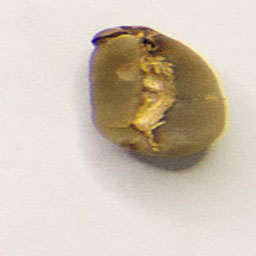
#> input picture Coffe_Beans_Test/_Sysroot/Defect/defect_1600.jpg, 256 x 256 px, found by its file name
$ python Defect_bean.py
#> lines starting #> are read from the running program, lines starting #| are printed output that depends on the picture
import cv2 as cv
from matplotlib import pyplot as plt

img = cv.imread('_Sysroot\Defect\defect_1600.jpg')
#> img is the input picture: shape (256, 256, 3); mean B, G, R 181.7, 196.7, 208.3
cv.imshow('Defect Coffee', img)

color = ('b','g','r')
for i,col in enumerate(color):
    histr = cv.calcHist([img],[i],None,[256],[0,256])
    plt.plot(histr,color = col)
    plt.xlim([0,256])

plt.title('Colour Histogram of a Defect Coffe Bean')
plt.xlabel('Colour Values')
plt.ylabel('# of pixels')
plt.show()
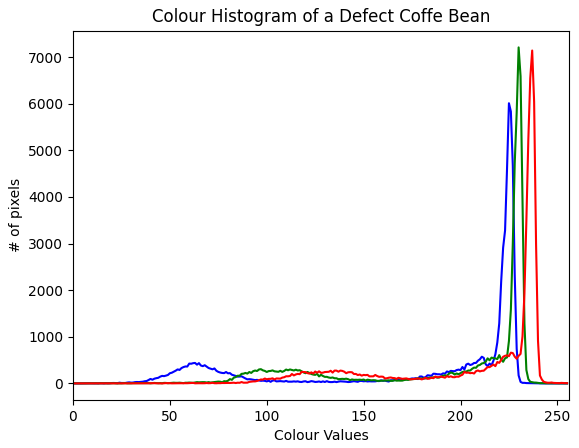
#> figure drawn by matplotlib, 1 panel; curve peaks at x = 225, y = 6010; curve peaks at x = 230, y = 7208; curve peaks at x = 237, y = 7141
